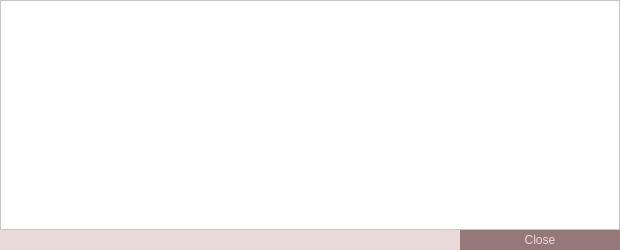
<?xml version="1.0" encoding="UTF-8"?>
<ui version="4.0">
 <class>TransactionDescDialog</class>
 <widget class="QDialog" name="TransactionDescDialog">
  <property name="geometry">
   <rect>
    <x>0</x>
    <y>0</y>
    <width>620</width>
    <height>250</height>
   </rect>
  </property>
  <property name="palette">
   <palette>
    <active>
     <colorrole role="Button">
      <brush brushstyle="SolidPattern">
       <color alpha="255">
        <red>233</red>
        <green>217</green>
        <blue>216</blue>
       </color>
      </brush>
     </colorrole>
     <colorrole role="Base">
      <brush brushstyle="SolidPattern">
       <color alpha="255">
        <red>233</red>
        <green>217</green>
        <blue>216</blue>
       </color>
      </brush>
     </colorrole>
     <colorrole role="Window">
      <brush brushstyle="SolidPattern">
       <color alpha="255">
        <red>233</red>
        <green>217</green>
        <blue>216</blue>
       </color>
      </brush>
     </colorrole>
    </active>
    <inactive>
     <colorrole role="Button">
      <brush brushstyle="SolidPattern">
       <color alpha="255">
        <red>233</red>
        <green>217</green>
        <blue>216</blue>
       </color>
      </brush>
     </colorrole>
     <colorrole role="Base">
      <brush brushstyle="SolidPattern">
       <color alpha="255">
        <red>233</red>
        <green>217</green>
        <blue>216</blue>
       </color>
      </brush>
     </colorrole>
     <colorrole role="Window">
      <brush brushstyle="SolidPattern">
       <color alpha="255">
        <red>233</red>
        <green>217</green>
        <blue>216</blue>
       </color>
      </brush>
     </colorrole>
    </inactive>
    <disabled>
     <colorrole role="Button">
      <brush brushstyle="SolidPattern">
       <color alpha="255">
        <red>233</red>
        <green>217</green>
        <blue>216</blue>
       </color>
      </brush>
     </colorrole>
     <colorrole role="Base">
      <brush brushstyle="SolidPattern">
       <color alpha="255">
        <red>233</red>
        <green>217</green>
        <blue>216</blue>
       </color>
      </brush>
     </colorrole>
     <colorrole role="Window">
      <brush brushstyle="SolidPattern">
       <color alpha="255">
        <red>233</red>
        <green>217</green>
        <blue>216</blue>
       </color>
      </brush>
     </colorrole>
    </disabled>
   </palette>
  </property>
  <property name="windowTitle">
   <string>Transaction details</string>
  </property>
  <layout class="QVBoxLayout" name="verticalLayout">
   <property name="spacing">
    <number>0</number>
   </property>
   <property name="margin">
    <number>0</number>
   </property>
   <item>
    <widget class="QTextEdit" name="detailText">
     <property name="palette">
      <palette>
       <active>
        <colorrole role="Base">
         <brush brushstyle="SolidPattern">
          <color alpha="255">
           <red>255</red>
           <green>255</green>
           <blue>255</blue>
          </color>
         </brush>
        </colorrole>
        <colorrole role="Window">
         <brush brushstyle="SolidPattern">
          <color alpha="255">
           <red>255</red>
           <green>255</green>
           <blue>255</blue>
          </color>
         </brush>
        </colorrole>
       </active>
       <inactive>
        <colorrole role="Base">
         <brush brushstyle="SolidPattern">
          <color alpha="255">
           <red>255</red>
           <green>255</green>
           <blue>255</blue>
          </color>
         </brush>
        </colorrole>
        <colorrole role="Window">
         <brush brushstyle="SolidPattern">
          <color alpha="255">
           <red>255</red>
           <green>255</green>
           <blue>255</blue>
          </color>
         </brush>
        </colorrole>
       </inactive>
       <disabled>
        <colorrole role="Base">
         <brush brushstyle="SolidPattern">
          <color alpha="255">
           <red>255</red>
           <green>255</green>
           <blue>255</blue>
          </color>
         </brush>
        </colorrole>
        <colorrole role="Window">
         <brush brushstyle="SolidPattern">
          <color alpha="255">
           <red>255</red>
           <green>255</green>
           <blue>255</blue>
          </color>
         </brush>
        </colorrole>
       </disabled>
      </palette>
     </property>
     <property name="toolTip">
      <string>This pane shows a detailed description of the transaction</string>
     </property>
     <property name="readOnly">
      <bool>true</bool>
     </property>
    </widget>
   </item>
   <item>
    <widget class="QDialogButtonBox" name="buttonBox">
     <property name="styleSheet">
      <string notr="true">QPushButton {
	background-color: #947978;
	color: #E9D9D8;
	border: 0px solid gray;
	max-height: 20px;
	min-height: 20px;
	max-width: 160px;
	min-width: 160px;
}

QPushButton:hover {
	background-color: #AF272E;
}

QPushButton:pressed:flat {
	background-color: #9D0B17;
}</string>
     </property>
     <property name="orientation">
      <enum>Qt::Horizontal</enum>
     </property>
     <property name="standardButtons">
      <set>QDialogButtonBox::Close</set>
     </property>
    </widget>
   </item>
  </layout>
 </widget>
 <resources/>
 <connections>
  <connection>
   <sender>buttonBox</sender>
   <signal>accepted()</signal>
   <receiver>TransactionDescDialog</receiver>
   <slot>accept()</slot>
   <hints>
    <hint type="sourcelabel">
     <x>248</x>
     <y>254</y>
    </hint>
    <hint type="destinationlabel">
     <x>157</x>
     <y>274</y>
    </hint>
   </hints>
  </connection>
  <connection>
   <sender>buttonBox</sender>
   <signal>rejected()</signal>
   <receiver>TransactionDescDialog</receiver>
   <slot>reject()</slot>
   <hints>
    <hint type="sourcelabel">
     <x>316</x>
     <y>260</y>
    </hint>
    <hint type="destinationlabel">
     <x>286</x>
     <y>274</y>
    </hint>
   </hints>
  </connection>
 </connections>
</ui>
